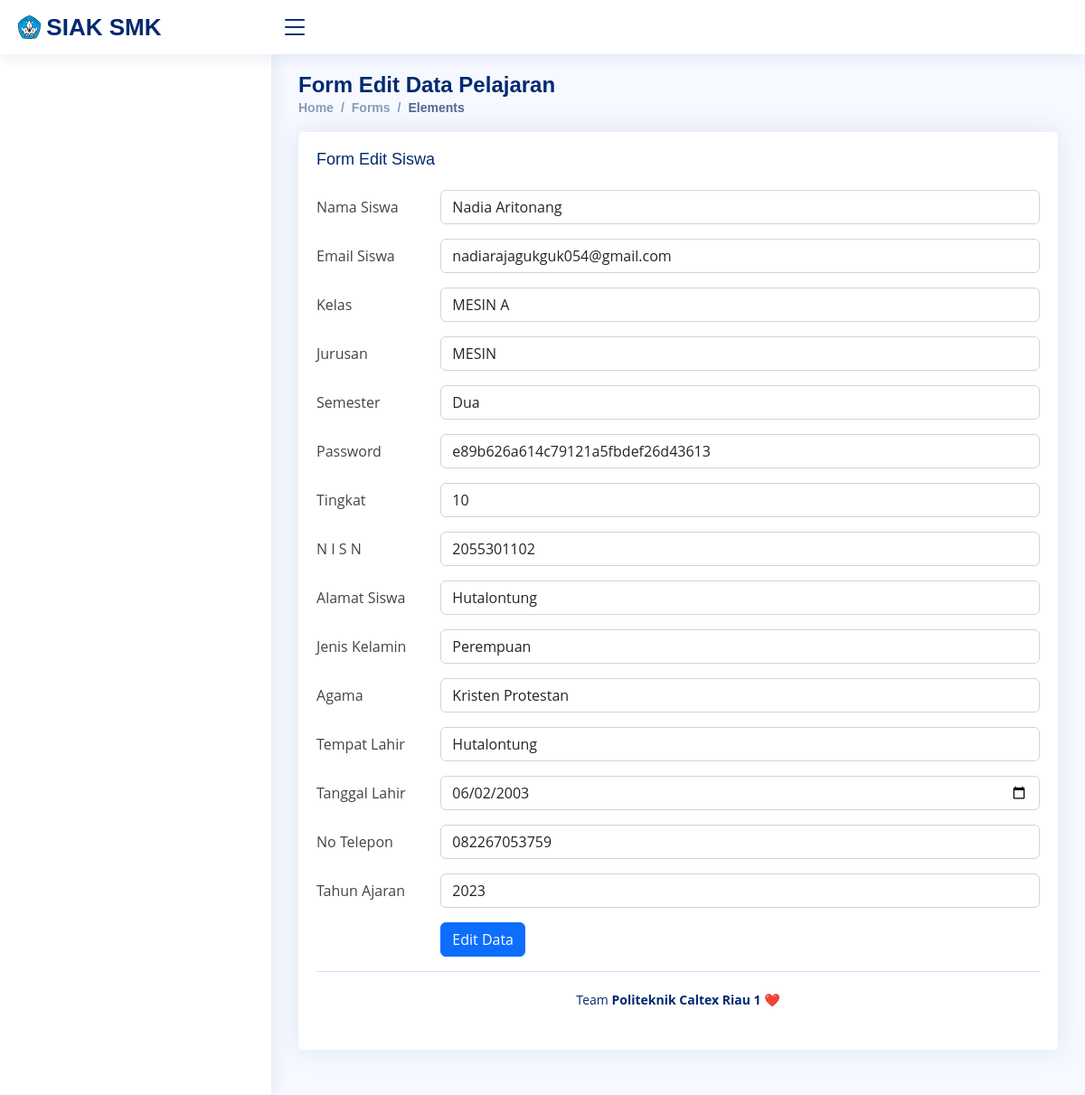
/Siswa/edit/46, run on the app's committed database.
### tables this page shows
CREATE TABLE `siswa` (
  `id_siswa` int(10) NOT NULL,
  `password` varchar(100) NOT NULL,
  `nama` varchar(100) NOT NULL,
  `kelas` int(100) NOT NULL,
  `jurusan` int(100) NOT NULL,
  `semester` enum('Satu','Dua','Tiga','Empat','Lima','Enam') NOT NULL,
  `nisn` varchar(100) NOT NULL,
  `email` varchar(100) NOT NULL,
  `alamat` varchar(100) NOT NULL,
  `jk` enum('Laki-Laki','Perempuan') NOT NULL,
  `agama` enum('Islam','Kristen Protestan','Katolik','Hindu','Buddha','Konghucu') NOT NULL,
  `tmptlahir` varchar(100) NOT NULL,
  `tgllahir` date NOT NULL,
  `notelp` varchar(15) NOT NULL,
  `thnajaran` varchar(20) NOT NULL,
  `tingkat` int(20) NOT NULL,
  `status` enum('lulus','tidak lulus') NOT NULL,
  `gambar` varchar(500) NOT NULL,
  `nama_ortu` varchar(100) NOT NULL,
  `alamat_ortu` varchar(100) NOT NULL,
  `pekerjaan_ortu` varchar(100) NOT NULL
);

### application/controllers/Siswa.php (called while the page is built, shortened)
<?php
class Siswa extends CI_Controller
{
    public function __construct()
    {
        $this->load->model('Siswa_model');
        $this->load->model('Jurusan_model');
        $this->load->model('Kelas_model');
    }
    public function edit($id)
    {
        $data['judul'] = "Halaman Edit Data Siswa";
        $data['siswa'] = $this->Siswa_model->getById($id);
        $data['jurusan'] = $this->Jurusan_model->get();
        $data['kelas'] = $this->Kelas_model->get_kelas();
        $this->form_validation->set_rules('nama', 'Nama Siswa', 'required', [
            'required' => 'Nama Siswa Wajib diisi',
        ]);
        $this->form_validation->set_rules('email', 'email ', 'required', [
            'required' => 'Email Wajib diisi',
        ]);
        $this->form_validation->set_rules('kelas', 'Kelas ', 'required', [
            'required' => 'Kelas Wajib diisi',
        ]);
        $this->form_validation->set_rules('jurusan', 'Jurusan ', 'required', [
            'required' => 'Jurusan Wajib diisi',
        ]);
        $this->form_validation->set_rules('semester', 'Semester ', 'required', [
            'required' => 'Semester Wajib diisi',
        ]);
        $this->form_validation->set_rules('tingkat', 'tingkat ', 'required', [
            'required' => 'tingkat Wajib diisi',
        ]);
        $this->form_validation->set_rules('nisn', 'NISN', 'required', [
            'required' => 'NISN Wajib diisi',
        ]);
        $this->form_validation->set_rules('password', 'Password ', 'required', [
            'required' => 'Password wajib diisi',
        ]);
        $this->form_validation->set_rules('alamat', 'Alamat', 'required', [
            'required' => 'Alamat wajib diisi',
        ]);
        $this->form_validation->set_rules('jk', 'Jenis Kelamin ', 'required', [
            'required' => 'Jenis Kelamin Wajib diisi',
        ]);
        $this->form_validation->set_rules('agama', 'Agama', 'required', [
            'required' => 'Agama Wajib diisi',
        ]);
        $this->form_validation->set_rules('tmptlahir', 'Tempat Lahir ', 'required', [
            'required' => 'Tempat Lahir Wajib Diisi',
        ]);
        $this->form_validation->set_rules('tgllahir', 'Tanggal Lahir ', 'required', [
            'required' => 'Tanggal Lahir Wajib Diisi',
        ]);
        $this->form_validation->set_rules('thnajaran', 'Tahun Ajaran ', 'required', [
            'required' => 'Tahun Ajaran Wajib Diisi',
        ]);
        if ($this->form_validation->run() == false) {
            $this->load->view("layout/header", $data);
            $this->load->view("siswa/vw_ubah_siswa", $data);
            $this->load->view("layout/footer");
        }
    }
}
?>

### index.php (called while the page is built, shortened)
<?php
require_once BASEPATH.'core/CodeIgniter.php';

### application/models/Siswa_model.php (called while the page is built, shortened)
<?php
class Siswa_model extends CI_Model
{
    public function getById($id)
    {
        $this->db->select('s.*, j.nama_jurusan as jurusan, k.nama_kelas as kelas');
        $this->db->from('siswa s');
        $this->db->join('jurusan j', 's.jurusan = j.id_jurusan');
        $this->db->join('kelas k', 's.kelas = k.id_kelas');
        $this->db->where('s.id_siswa', $id);
        $query = $this->db->get();
        return $query->row_array();
    }
}
?>

### application/models/Kelas_model.php (called while the page is built, shortened)
<?php
class Kelas_model extends CI_Model
{
    public function get_kelas()
    {
        $this->db->select('kelas.id_kelas, kelas.nama_kelas, kelas.tingkat, jurusan.nama_jurusan, guru.nama as wali_kelas, jurusan.id_jurusan');
        $this->db->from('kelas');
        $this->db->join('jurusan', 'kelas.jurusan = jurusan.id_jurusan');
        $this->db->join('guru', 'kelas.wali_kelas = guru.id_guru');
        $query = $this->db->get();
        return $query->result_array();
    }
}

### application/models/Jurusan_model.php (called while the page is built, shortened)
<?php
class Jurusan_model extends CI_Model
{
    public $table = 'jurusan';
    public function get()
    {
        $this->db->from($this->table);
        $query = $this->db->get();
        return $query->result_array();
    }
}
?>

### application/views/siswa/vw_ubah_siswa.php (the view, shortened to what this page needs)
<main id="main" class="main">
    <div class="pagetitle">
        <h1>Form Edit Data Pelajaran</h1>
        <nav>
            <ol class="breadcrumb">
                <li class="breadcrumb-item"><a href="index.html">Home</a></li>
                <li class="breadcrumb-item">Forms</li>
                <li class="breadcrumb-item active">Elements</li>
            </ol>
        </nav>
    </div>
    <section class="section">
        <div class="row">
            <div class="col-lg-12">
                <div class="card">
                    <div class="card-body">
                        <h5 class="card-title">Form Edit Siswa</h5>
                        <form action="" method="POST">
                            <form>
                                <div class="row mb-3">
                                    <label for="nama" class="col-sm-2 col-form-label">Nama
                                        Siswa</label>
                                    <div class="col-sm-10">
                                        <input type="text" name="nama" value="<?= $siswa['nama']; ?>"
                                            class="form-control" id="nama" placeholder="Nama Siswa">
                                    </div>
                                </div>
                                <div class="row mb-3">
                                    <label for="email" class="col-sm-2 col-form-label">Email
                                        Siswa</label>
                                    <div class="col-sm-10">
                                        <input type="email" name="email" value="<?= $siswa['email']; ?>"
                                            class="form-control" id="email" placeholder="Email Siswa">
                                    </div>
                                </div>
                                <div class="row mb-3">
                                    <label for="kelas" class="col-sm-2 col-form-label">Kelas</label>
                                    <div class="col-sm-10">
                                        <select name="kelas" id="kelas" class="form-control">
                                            <?php foreach ($kelas as $k) : ?>
                                            <option value="<?= $k['id_kelas']; ?>" <?php if ($siswa['kelas'] == $k['id_kelas']) {
                                                                                        echo "selected";
                                                                                    } ?>><?= $k['nama_kelas']; ?>
                                            </option>
                                            <?php endforeach; ?>
                                        </select>
                                    </div>
                                </div>
                                <div class="row mb-3">
                                    <label for="jurusan" class="col-sm-2 col-form-label">Jurusan</label>
                                    <div class="col-sm-10">
                                        <select name="jurusan" id="jurusan" class="form-control">
                                            <?php foreach ($jurusan as $j) : ?>
                                            <option value="<?= $j['id_jurusan']; ?>" <?php if ($siswa['jurusan'] == $j['id_jurusan']) {
                                                                                            echo "selected";
                                                                                        } ?>><?= $j['nama_jurusan']; ?>
                                            </option>
                                            <?php endforeach; ?>
                                        </select>
                                    </div>
                                </div>
                                <div class="row mb-3">
                                    <label for="semester" class="col-sm-2 col-form-label">Semester</label>
                                    <div class="col-sm-10">
                                        <select name="semester" id="semester" class="form-control">
                                            <option value="Dua" <?php if ($siswa['semester'] == "Dua") {
                                                                    echo "selected";
                                                                } ?>>Dua</option>
                                        </select>
                                    </div>
                                </div>
                                <div class="row mb-3">
                                    <label for="password" class="col-sm-2 col-form-label">Password</label>
                                    <div class="col-sm-10">
                                        <input type="text" name="password" value="<?= $siswa['password']; ?>"
                                            class="form-control" id="namaguru" placeholder="Password">
                                    </div>
                                </div>
                                <div class="row mb-3">
                                    <label for="tingkat" class="col-sm-2 col-form-label">Tingkat</label>
                                    <div class="col-sm-10">
                                        <select name="tingkat" id="tingkat" class="form-control">
                                            <option value="10" <?php if ($siswa['tingkat'] == "10") {
                                                                    echo "selected";
                                                                } ?>>10</option>
                                        </select>
                                    </div>
                                </div>
                                <div class="row mb-3">
                                    <label for="nisn" class="col-sm-2 col-form-label">N I S N</label>
                                    <div class="col-sm-10">
                                        <input type="text" name="nisn" value="<?= $siswa['nisn']; ?>"
                                            class="form-control" id="nisn" placeholder="N I S N">
                                    </div>
                                </div>
                                <div class="row mb-3">
                                    <label for="alamat" class="col-sm-2 col-form-label">Alamat Siswa</label>
                                    <div class="col-sm-10">
                                        <input type="text" name="alamat" value="<?= $siswa['alamat']; ?>"
                                            class="form-control" id="alamat" placeholder="Alamat Siswa">
                                    </div>
                                </div>
                                <div class="row mb-3">
                                    <label for="jk" class="col-sm-2 col-form-label">Jenis Kelamin</label>
                                    <div class="col-sm-10">
                                        <select name="jk" id="jk" class="form-control">
                                            <option value="Perempuan" <?php if ($siswa['jk'] == "Perempuan") {
                                                                            echo "selected";
                                                                        } ?>>Perempuan</option>
                                        </select>
                                    </div>
                                </div>
                                <div class="row mb-3">
                                    <label for="agama" class="col-sm-2 col-form-label">Agama</label>
                                    <div class="col-sm-10">
                                        <select name="agama" id="agama" class="form-control">
                                            <option value="Kristen Protestan" <?php if ($siswa['agama'] == "Kristen Protestan") {
                                                                                    echo "selected";
                                                                                } ?>>Kristen Protestan</option>
                                        </select>
                                    </div>
                                </div>
                                <div class="row mb-3">
                                    <label for="tmptlahir" class="col-sm-2 col-form-label">Tempat Lahir</label>
                                    <div class="col-sm-10">
                                        <input type="text" name="tmptlahir" value="<?= $siswa['tmptlahir']; ?>"
                                            class="form-control" id="tmptlahir" placeholder="Tempat Lahir">
                                    </div>
                                </div>
                                <div class="row mb-3">
                                    <label for="tgllahir" class="col-sm-2 col-form-label">Tanggal Lahir</label>
                                    <div class="col-sm-10">
                                        <input type="date" name="tgllahir" value="<?= $siswa['tgllahir']; ?>"
                                            class="form-control" id="tgllahir" placeholder="Tanggal Lahir">
                                    </div>
                                </div>
                                <div class="row mb-3">
                                    <label for="notelp" class="col-sm-2 col-form-label">No Telepon</label>
                                    <div class="col-sm-10">
                                        <input type="number" name="notelp" value="<?= $siswa['notelp']; ?>"
                                            class="form-control" id="notelp" placeholder="No Telepon">
                                    </div>
                                </div>
                                <div class="row mb-3">
                                    <label for="thnajaran" class="col-sm-2 col-form-label">Tahun Ajaran</label>
                                    <div class="col-sm-10">
                                        <input type="number" name="thnajaran" value="<?= $siswa['thnajaran']; ?>"
                                            class="form-control" id="thnajaran" placeholder="No Telepon">
                                    </div>
                                </div>
                                <div class="row mb-3">
                                    <label class="col-sm-2 col-form-label"></label>
                                    <div class="col-sm-10">
                                        <button type="submit" name="edit" class="btn btn-primary">Edit Data</button>
                                    </div>
                                </div>
                            </form>

### data on the page
siswa: nama "Nadia Aritonang", email "nadiarajagukguk054@gmail.com", semester "Dua", password "e89b626a614c79121a5fbdef26d43613", tingkat "10", nisn "2055301102", alamat "Hutalontung", jk "Perempuan", agama "Kristen Protestan", tmptlahir "Hutalontung", tgllahir "06/02/2003", notelp "082267053759", thnajaran "2023"

### other printed values
form field kelas "MESIN A"
form field jurusan "MESIN"
